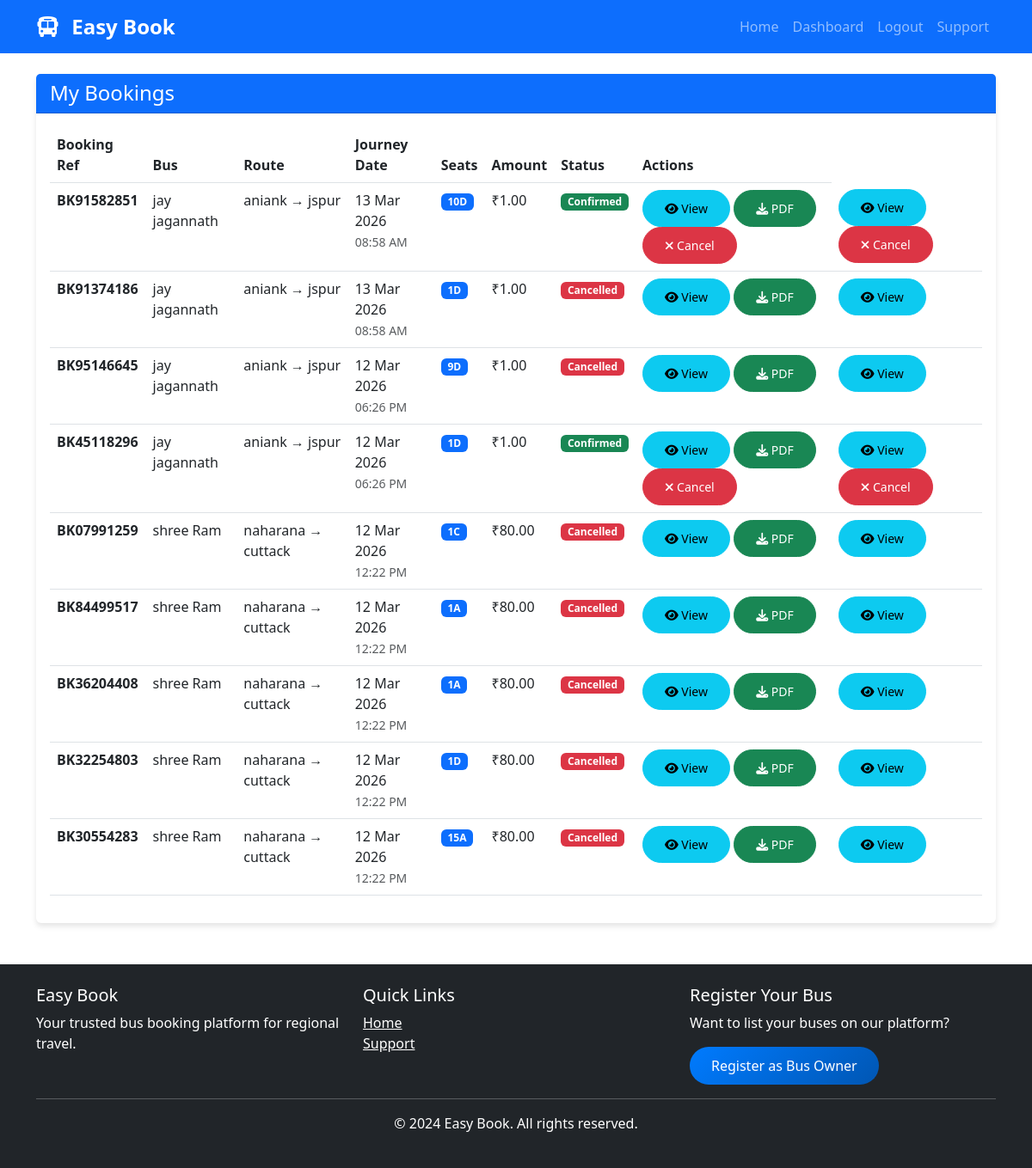
Page /bookings/my-bookings/ (signed in) on the committed database.
### easybook/apps/bookings/models.py (models this page shows, shortened)
class Booking(models.Model):
    BOOKING_STATUS = (
        ('pending', 'Pending'),
        ('confirmed', 'Confirmed'),
        ('cancelled', 'Cancelled'),
        ('completed', 'Completed'),
    )
    user = models.ForeignKey(User, on_delete=models.CASCADE, limit_choices_to={'user_type': 'customer'}, related_name='customer_bookings')
    route = models.ForeignKey(Route, on_delete=models.CASCADE, related_name='route_bookings')
    booking_date = models.DateTimeField(auto_now_add=True)
    journey_date = models.DateField()
    total_amount = models.DecimalField(max_digits=10, decimal_places=2)
    status = models.CharField(max_length=20, choices=BOOKING_STATUS, default='pending')
    payment_id = models.CharField(max_length=100, blank=True, null=True)
    payment_method = models.CharField(max_length=50, blank=True, null=True)
    booking_reference = models.CharField(max_length=20, unique=True)

class BookedSeat(models.Model):
    GENDER_CHOICES = (
        ('M', 'Male'),
        ('F', 'Female'),
        ('O', 'Other'),
    )
    booking = models.ForeignKey(Booking, on_delete=models.CASCADE, related_name='booked_seats')
    seat = models.ForeignKey(Seat, on_delete=models.CASCADE, related_name='seat_bookings')
    passenger_name = models.CharField(max_length=100)
    passenger_age = models.IntegerField()
    passenger_gender = models.CharField(max_length=10, choices=GENDER_CHOICES)
    passenger_adhar = models.CharField(max_length=12, blank=True, null=True)
    class Meta:
        unique_together = ['booking', 'seat']

### easybook/apps/bus_owners/models.py (models this page shows, shortened)
class Route(models.Model):
    bus = models.ForeignKey(Bus, on_delete=models.CASCADE, related_name='routes')
    source = models.CharField(max_length=100)
    destination = models.CharField(max_length=100)
    departure_time = models.DateTimeField()
    arrival_time = models.DateTimeField()
    duration = models.CharField(max_length=50, help_text="e.g., 5 hours 30 mins", blank=True)
    fare = models.DecimalField(max_digits=10, decimal_places=2)
    available_seats = models.IntegerField()
    operating_days = models.CharField(max_length=100, help_text="Mon,Tue,Wed,Thu,Fri,Sat,Sun", default="All Days")

class Bus(models.Model):
    BUS_TYPES = (
        ('ac', 'AC'),
        ('non_ac', 'Non AC'),
        ('sleeper', 'Sleeper'),
        ('seater', 'Seater'),
        ('ac_sleeper', 'AC Sleeper'),
        ('luxury', 'Luxury'),
    )
    BUS_LAYOUTS = (
        ('2x2', '2 x 2 (4 seats per row)'),
        ('2x1', '2 x 1 (3 seats per row)'),
        ('1x2', '1 x 2 (3 seats per row)'),
        ('sleeper_2x1', 'Sleeper 2 x 1'),
        ('sleeper_1x1', 'Sleeper 1 x 1'),
    )
    owner = models.ForeignKey(User, on_delete=models.CASCADE, limit_choices_to={'user_type': 'bus_owner'}, related_name='buses')
    bus_name = models.CharField(max_length=100)
    bus_type = models.CharField(max_length=20, choices=BUS_TYPES)
    bus_number = models.CharField(max_length=20, unique=True)
    total_seats = models.IntegerField()
    seat_layout = models.CharField(max_length=20, choices=BUS_LAYOUTS, default='2x2')
    amenities = models.TextField(help_text="AC, WiFi, Charging point, etc.", blank=True)
    bus_image = models.ImageField(upload_to='bus_images/', null=True, blank=True)
    is_active = models.BooleanField(default=True)
    created_at = models.DateTimeField(auto_now_add=True)
    updated_at = models.DateTimeField(auto_now=True)

class Seat(models.Model):
    SEAT_TYPES = (
        ('window', 'Window'),
        ('aisle', 'Aisle'),
        ('middle', 'Middle'),
        ('sleeper_lower', 'Sleeper Lower'),
        ('sleeper_upper', 'Sleeper Upper'),
    )
    bus = models.ForeignKey(Bus, on_delete=models.CASCADE, related_name='seats')
    seat_number = models.CharField(max_length=10)
    seat_type = models.CharField(max_length=20, choices=SEAT_TYPES, default='window')
    seat_row = models.IntegerField()
    seat_column = models.IntegerField()
    is_active = models.BooleanField(default=True)
    class Meta:
        unique_together = ['bus', 'seat_number']
        ordering = ['seat_row', 'seat_column']

### easybook/apps/bookings/views.py (the view)
# urls.py: path('my-bookings/', views.my_bookings, name='my_bookings'),
@login_required
def my_bookings(request):
    bookings = Booking.objects.filter(user=request.user).order_by('-booking_date')
    context = {
        'bookings': bookings
    }
    return render(request, 'customer/my_bookings.html', context)

### templates/customer/my_bookings.html (shortened to what this page needs)
{% extends 'base.html' %}
{% block content %}
<div class="container mt-4">
    <div class="row">
        <div class="col-12">
            <div class="card">
                <div class="card-header bg-primary text-white">
                    <h4 class="mb-0">My Bookings</h4>
                </div>
                <div class="card-body">
                    {% if bookings %}
                        <div class="table-responsive">
                            <table class="table table-hover">
                                <thead>
                                    <tr>
                                        <th>Booking Ref</th>
                                        <th>Bus</th>
                                        <th>Route</th>
                                        <th>Journey Date</th>
                                        <th>Seats</th>
                                        <th>Amount</th>
                                        <th>Status</th>
                                        <th>Actions</th>
                                    </tr>
                                </thead>
                                <tbody>
                                    {% for booking in bookings %}
                                    <tr>
                                        <td><strong>{{ booking.booking_reference }}</strong></td>
                                        <td>{{ booking.route.bus.bus_name }}</td>
                                        <td>{{ booking.route.source }} → {{ booking.route.destination }}</td>
                                        <td>{{ booking.journey_date|date:"d M Y" }}<br>
                                            <small class="text-muted">{{ booking.route.departure_time|date:"h:i A" }}</small>
                                        </td>
                                        <td>
                                            {% for seat in booking.booked_seats.all %}
                                                <span class="badge bg-primary">{{ seat.seat.seat_number }}</span>
                                            {% endfor %}
                                        </td>
                                        <td>₹{{ booking.total_amount }}</td>
                                        <td>
                                            <span class="badge
                                                {% if booking.status == 'confirmed' %}bg-success
                                                {% elif booking.status == 'cancelled' %}bg-danger
                                                {% elif booking.status == 'completed' %}bg-info
                                                {% else %}bg-warning{% endif %}">
                                                {{ booking.status|title }}
                                            </span>
                                        </td>
                                        <td>
    <a href="{% url 'booking_confirmation' booking.id %}" class="btn btn-sm btn-info">
        <i class="fas fa-eye"></i> View
    </a>
    <a href="{% url 'download_ticket' booking.id %}" class="btn btn-sm btn-success">
        <i class="fas fa-download"></i> PDF
    </a>
    {% if booking.status == 'confirmed' or booking.status == 'pending' %}
        <a href="{% url 'cancel_booking' booking.id %}"
           class="btn btn-sm btn-danger"
           onclick="return confirm('Are you sure you want to cancel this booking?')">
            <i class="fas fa-times"></i> Cancel
        </a>
    {% endif %}
</td>
                                        <td>
                                            <a href="{% url 'booking_confirmation' booking.id %}" class="btn btn-sm btn-info">
                                                <i class="fas fa-eye"></i> View
                                            </a>
                                            {% if booking.status == 'confirmed' or booking.status == 'pending' %}
                                                <a href="{% url 'cancel_booking' booking.id %}"
                                                   class="btn btn-sm btn-danger"
                                                   onclick="return confirm('Are you sure you want to cancel this booking?')">
                                                    <i class="fas fa-times"></i> Cancel
                                                </a>
                                            {% endif %}
                                        </td>
                                    </tr>
                                    {% endfor %}
                                </tbody>
                            </table>
                        </div>
                    {% endif %}
                </div>
            </div>
        </div>
    </div>
</div>
{% endblock %}

### static/css/style.css (style rules this page uses)
:root { --primary-color: #007bff; --secondary-color: #6c757d; }
body { font-family: 'Segoe UI', Tahoma, Geneva, Verdana, sans-serif; min-height: 100vh; display: flex; flex-direction: column; }
.card { border: none; box-shadow: 0 4px 6px rgba(0,0,0,.1); transition: transform 0.3s ease; }
.btn { border-radius: 25px; padding: 10px 25px; }

### rows in the picture
Booking: booking_reference "BK91582851", route.bus.bus_name "jay jagannath", route.source "aniank", route.destination "jspur", journey_date "13 Mar 2026", route.departure_time "08:58 AM", total_amount "1.00", status "Confirmed", shows "Cancel"
BookedSeat: seat.seat_number "10D"
Booking: booking_reference "BK91374186", route.bus.bus_name "jay jagannath", route.source "aniank", route.destination "jspur", journey_date "13 Mar 2026", route.departure_time "08:58 AM", total_amount "1.00", status "Cancelled"
BookedSeat: seat.seat_number "1D"
Booking: booking_reference "BK95146645", route.bus.bus_name "jay jagannath", route.source "aniank", route.destination "jspur", journey_date "12 Mar 2026", route.departure_time "06:26 PM", total_amount "1.00", status "Cancelled"
BookedSeat: seat.seat_number "9D"
Booking: booking_reference "BK45118296", route.bus.bus_name "jay jagannath", route.source "aniank", route.destination "jspur", journey_date "12 Mar 2026", route.departure_time "06:26 PM", total_amount "1.00", status "Confirmed", shows "Cancel"
BookedSeat: seat.seat_number "1D"
Booking: booking_reference "BK07991259", route.bus.bus_name "shree Ram", route.source "naharana", route.destination "cuttack", journey_date "12 Mar 2026", route.departure_time "12:22 PM", total_amount "80.00", status "Cancelled"
BookedSeat: seat.seat_number "1C"
Booking: booking_reference "BK84499517", route.bus.bus_name "shree Ram", route.source "naharana", route.destination "cuttack", journey_date "12 Mar 2026", route.departure_time "12:22 PM", total_amount "80.00", status "Cancelled"
BookedSeat: seat.seat_number "1A"
Booking: booking_reference "BK36204408", route.bus.bus_name "shree Ram", route.source "naharana", route.destination "cuttack", journey_date "12 Mar 2026", route.departure_time "12:22 PM", total_amount "80.00", status "Cancelled"
BookedSeat: seat.seat_number "1A"
Booking: booking_reference "BK32254803", route.bus.bus_name "shree Ram", route.source "naharana", route.destination "cuttack", journey_date "12 Mar 2026", route.departure_time "12:22 PM", total_amount "80.00", status "Cancelled"
BookedSeat: seat.seat_number "1D"
Booking: booking_reference "BK30554283", route.bus.bus_name "shree Ram", route.source "naharana", route.destination "cuttack", journey_date "12 Mar 2026", route.departure_time "12:22 PM", total_amount "80.00", status "Cancelled"
BookedSeat: seat.seat_number "15A"
